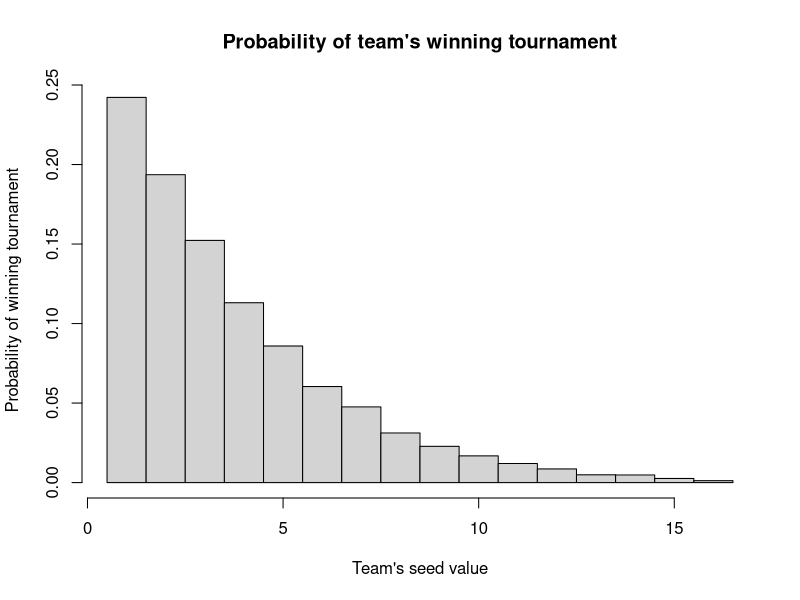

Source code (R):

library(plyr)

findWinner = function(i, j){
  p = plogis(-(i-j)/8)
  win = sample(c("i","j"),1, replace = TRUE, prob=c(p, 1-p))
  #print(win)
  if(win == "i"){
    return(i)
  }else{
    return(j)
  }
}

q3 = function(){
  i = 1

  m=10000

  rounds = c(8,4,2,1)
  
  winvec = rep(NA, m)
  
  for(x in 1:m) {
    seedVec = c(1, 16, 8, 9, 4, 13, 5, 12, 11, 6, 14, 3, 10, 7, 15, 2)
    for (i in 1:length(rounds)) {
      nextRound = rep(NA, rounds[i])
      for (j in 1:length(nextRound)) {
        winner = findWinner(seedVec[j * 2 - 1], seedVec[j * 2])
        nextRound[j] = winner
      }
      seedVec = rep(nextRound)
    }
    winvec[x] = seedVec[1]
  }
  
  winTable = table(winvec)
  
  t4WinP = sum(winTable[4]/m)
  print(t4WinP)
  
  t10HigherWinP = sum(winTable[10:16]/m)
  print(t10HigherWinP)
  
  hist(winvec,breaks=0.5:16.5,freq=FALSE,xlab="Team's seed value",ylab="Probability of winning tournament", main = "Probability of team's winning tournament")
  
}

q3()
